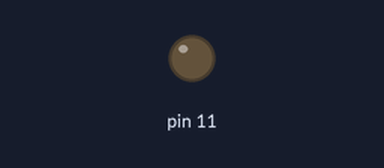
Simulated run of this sketch. Board: Arduino Uno, built with avr-gcc and run on an emulated ATmega328P. Shown: output pins drawn as LEDs (lit = HIGH). What the sketch prints to the serial monitor is not drawn.

Above: at 0.2 s.
Timing chart, 0 to 1.9 s (numbered marks = the images above):
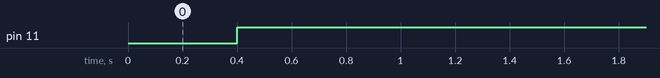

The sketch:

Finger_Test.ino
```cpp
#include <SoftwareSerial.h>
#include "finger.h"


void setup()
{
	// Open serial communications (connect to PC) and wait for port to open:
	Serial.begin(115200);
	while (!Serial)
	{
		; // wait for serial port to connect. Needed for native USB port only
	}

	pinMode(Finger_RST_Pin  , OUTPUT);
  digitalWrite(Finger_RST_Pin , LOW);
  delay(100);
	digitalWrite(Finger_RST_Pin , HIGH);
	pinMode(Finger_WAKE_Pin , INPUT);
	Finger_SoftwareSerial_Init();
	Finger_Wait_Until_OK();
}


void loop()
{
	Analysis_PC_Command();

	// If in sleep mode, turn on the auto wake-up function of the finger,
	//begin to check if the finger is pressed, and wake up the module and match it
	if(Finger_SleepFlag == 1)
	{
		Auto_Verify_Finger();
	}
}
```

Measured:
- by itself, pin 11: LOW → HIGH at 0.40 s
